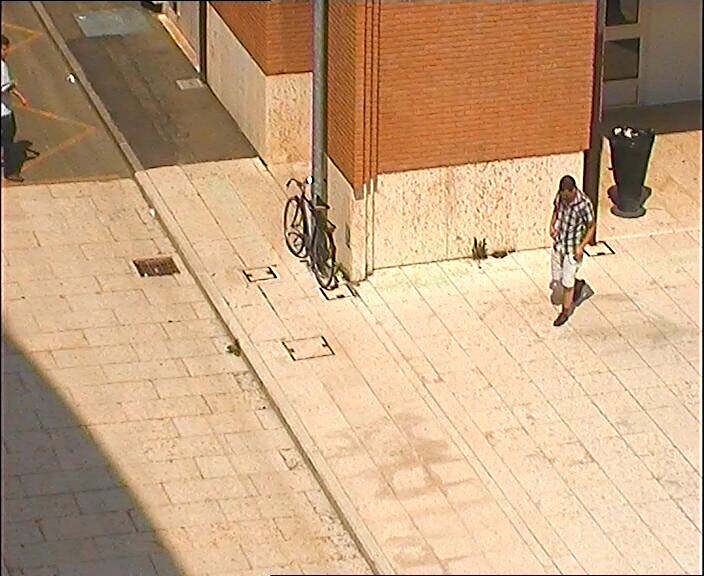
#> input picture histcomparison/img.jpg, 704 x 576 px
$ python histcomparison.py
#> lines starting #> are read from the running program, lines starting #| are printed output that depends on the picture
### Histogram comparison with histogram equalization method
### To evaluate equalization

import cv2
import cv
import sys
import numpy as np
from matplotlib import pyplot as plt

def generate_histogram(img):
	hist,bins = np.histogram(img.flatten(),256,[0,256])

	#cumulative distribution function calculation
	cdf = hist.cumsum()
	cdf_normalized = cdf *hist.max()/ cdf.max() # this line not necessary.
	plt.plot(cdf_normalized, color = 'b')
	plt.hist(img.flatten(),256,[0,256], color = 'r')
	plt.xlim([0,256])
	plt.legend(('cdf','histograma'), loc = 'upper left')
	plt.show()

	return hist


def main():
	imagePath = "img.jpg"

	img = cv2.imread(imagePath)
#> img is the input picture: shape (576, 704, 3); mean B, G, R 130, 164.5, 198.6
	gray = cv2.cvtColor(img, cv2.COLOR_BGR2GRAY)
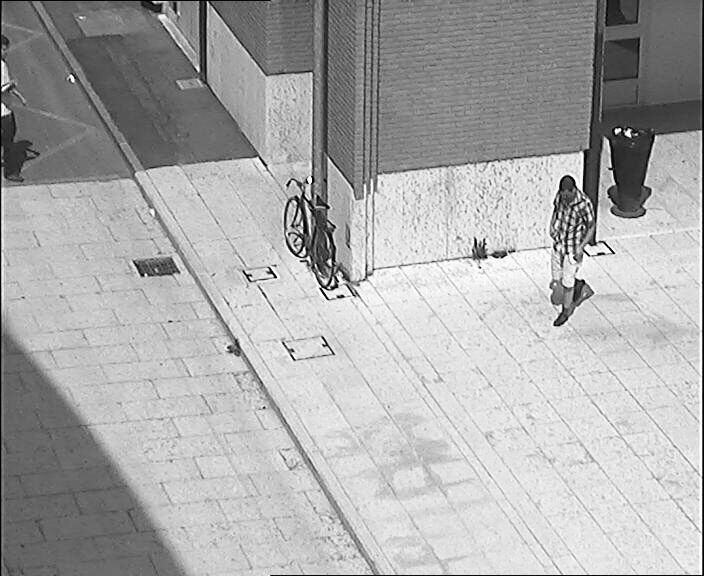
#> gray: shape (576, 704); min 0, max 255, mean 170.8

	generate_histogram(gray)
#> in generate_histogram, `hist,bins = np.histogram(img.flatten(),256,[0,256])`: hist = 256 values, max 6829 at index 228, min 53 at index 14, mean 1584; bins = 257 values from 0 to 256
#> in generate_histogram, `cdf = hist.cumsum()`: cdf = 256 values from 166 to 405504
#> in generate_histogram, `cdf_normalized = cdf *hist.max()/ cdf.max()`: cdf_normalized = 256 values from 2.8 to 6829
#> in generate_histogram, `plt.show()`:
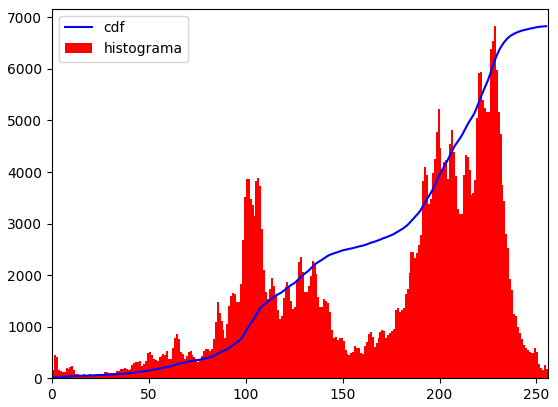
#> figure drawn by matplotlib, 1 panel; tallest bar 6829 high, from x = 228 to 229; curve peaks at x = 255, y = 6829

	cv2.imwrite("before.jpg", gray)

	gray = cv2.equalizeHist(gray)
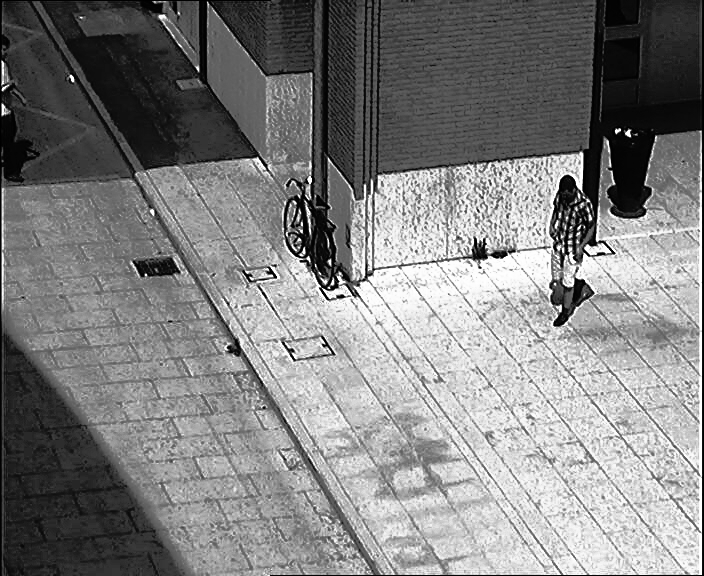
#> gray: shape (576, 704); min 0, max 255, mean 128.4

	generate_histogram(gray)
#> in generate_histogram (call 2), `hist,bins = np.histogram(img.flatten(),256,[0,256])`: hist = 256 values, max 6829 at index 228, min 0 at index 24, mean 1584
#> in generate_histogram (call 2), `cdf = hist.cumsum()`: cdf = 256 values from 610 to 405504
#> in generate_histogram (call 2), `cdf_normalized = cdf *hist.max()/ cdf.max()`: cdf_normalized = 256 values from 10.27 to 6829
#> in generate_histogram (call 2), `plt.show()`:
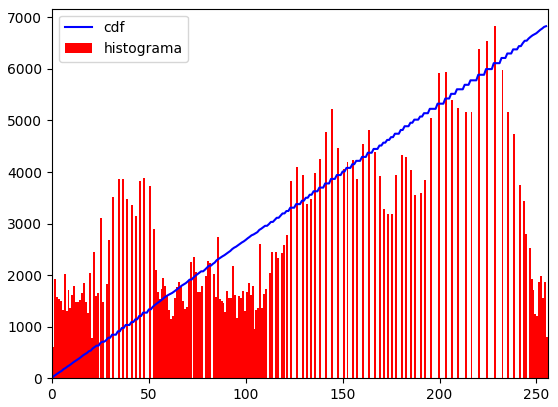
#> figure drawn by matplotlib, 1 panel; tallest bar 6829 high, from x = 228 to 229; curve peaks at x = 255, y = 6829

	cv2.imwrite("after.jpg",gray)

	return 0

if __name__ == '__main__':
	main()
